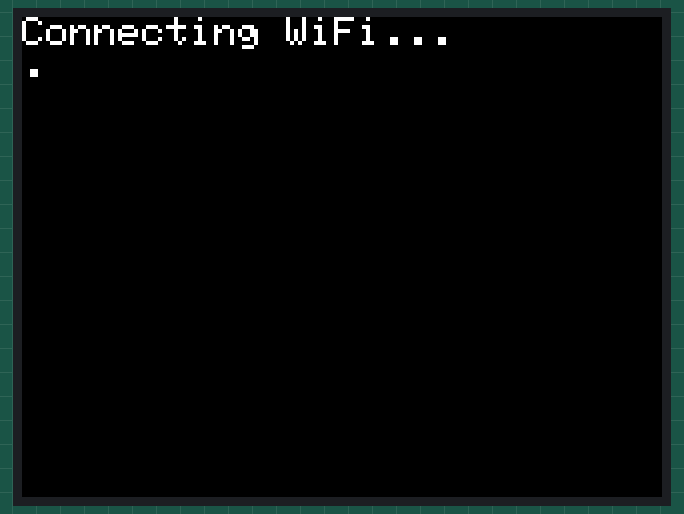
Bench run of a sketch on a simulated ESP32. On the bench: 320×240 colour display. WiFi joins after 1.5 s; servers stay silent unless stated; random numbers use the default seed unless the sketch sets one; no MQTT or app messages arrive unless stated.

Above: at 0.8 s.

The sketch:

Micophone.ino
```cpp
#include <M5Unified.h>
#include <WiFi.h>
#include <PubSubClient.h>


#define WIFI_SSID     ""
#define WIFI_PASSWORD ""
#define MQTT_BROKER   "broker.hivemq.com"  // free public broker
#define MQTT_PORT     1883
#define MQTT_TOPIC    "sit/canteen/sound"   // customise this

WiFiClient wifiClient;
PubSubClient mqtt(wifiClient);

int16_t buffer[256];
String lastLevel = "";

void connectWiFi() {
  M5.Lcd.println("Connecting WiFi...");
  WiFi.begin(WIFI_SSID, WIFI_PASSWORD);
  while (WiFi.status() != WL_CONNECTED) {
    delay(500);
    M5.Lcd.print(".");
  }
  M5.Lcd.println("\nWiFi OK!");
}

void connectMQTT() {
  mqtt.setServer(MQTT_BROKER, MQTT_PORT);
  while (!mqtt.connected()) {
    M5.Lcd.println("Connecting MQTT...");
    String clientId = "M5Stick-" + String(random(0xffff), HEX);
    if (mqtt.connect(clientId.c_str())) {
      M5.Lcd.println("MQTT OK!");
    } else {
      delay(2000);
    }
  }
}

void setup() {
  auto cfg = M5.config();
  M5.begin(cfg);
  M5.Lcd.setRotation(3);
  M5.Lcd.fillScreen(BLACK);
  M5.Lcd.setTextSize(2);
  M5.Mic.begin();

  connectWiFi();
  connectMQTT();

  M5.Lcd.fillScreen(BLACK);
}

void loop() {
  // Keep MQTT connection alive
  if (!mqtt.connected()) connectMQTT();
  mqtt.loop();

  if (M5.Mic.record(buffer, 256, 16000)) {
    int16_t peak = 0;
    for (int i = 0; i < 256; i++) {
      if (abs(buffer[i]) > peak) peak = abs(buffer[i]);
    }

    String level;
    uint16_t color;
    if (peak > 10000) {
      level = "High";
      color = RED;
    } else if (peak > 3000) {
      level = "Medium";
      color = YELLOW;
    } else {
      level = "Low";
      color = GREEN;
    }

    // Only redraw display if level changed
    if (level != lastLevel) {
      lastLevel = level;
      M5.Lcd.fillScreen(BLACK);
      M5.Lcd.setCursor(10, 10);
      M5.Lcd.setTextColor(color);
      M5.Lcd.println(level);

      // Publish to MQTT
      String payload = "{\"level\":\"" + level + "\",\"peak\":" + String(peak) + "}";
      mqtt.publish(MQTT_TOPIC, payload.c_str());
    }

    // Update bar
    M5.Lcd.fillRect(10, 90, 220, 20, BLACK);
    int barWidth = map(peak, 0, 32767, 0, 220);
    M5.Lcd.fillRect(10, 90, barWidth, 20, color);

    delay(100);
  }
}
```
